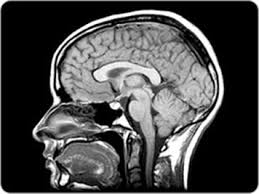
#> input picture Ch3-images/brain.jpg, 259 x 194 px, found by its file name
$ python P-3-08-GrayScaleGammaTransformation.py   (older library calls are emulated)
#> lines starting #> are read from the running program, lines starting #| are printed output that depends on the picture
import numpy as np
import cv2 as cv
filepath="ImageProcessing/Ch3-images/brain.jpg"
img=cv.imread(filepath,0)
#> img is the input picture: shape (194, 259); min 0, max 255, mean 71.7
img2=img.copy().astype(np.float)
img2=img2/np.max(img2) # intensity normalization
img2=np.power(img2+1,2)
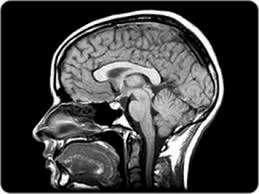
#> img2: shape (194, 259) float64; min 1, max 4, mean 1.74; drawn with min black and max white
img2=255*(img2/np.max(img2))
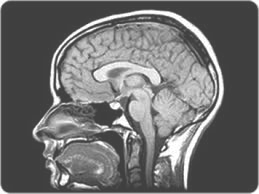
#> img2: shape (194, 259) float64; min 63.75, max 255, mean 111.1
img2=img2.astype(np.uint8)
imgs=np.hstack((img,img2))
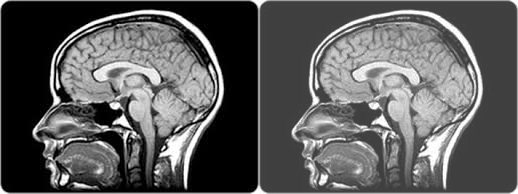
#> imgs: shape (194, 518); min 0, max 255, mean 91.2
cv.imshow("A)Image B)Image Gamma Transform",imgs)
cv.waitKey(0)

$ run again, with Ch3-images/apple.jpg copied over Ch3-images/brain.jpg
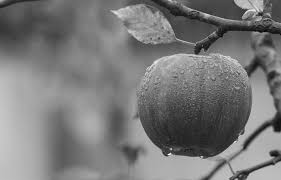
#> input picture Ch3-images/apple.jpg, 281 x 180 px, found by its file name
#> img is the input picture: shape (180, 281); min 0, max 255, mean 121.3
#> `img2=255*(img2/np.max(img2))`:
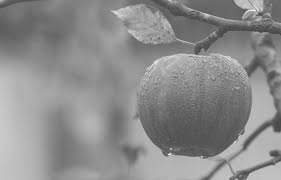
#> img2: shape (180, 281) float64; min 63.75, max 255, mean 140.5
#> `imgs=np.hstack((img,img2))`:
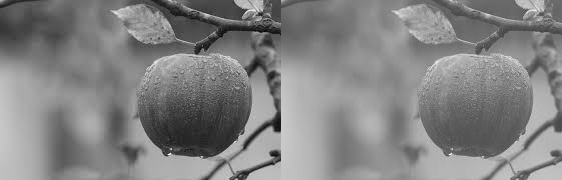
#> imgs: shape (180, 562); min 0, max 255, mean 130.7
